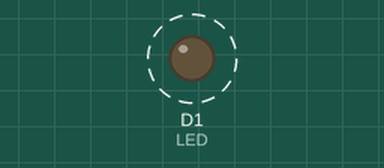
The sketch below on a simulated ESP8266 (NodeMCU). Parts: output pins drawn as LEDs (lit = HIGH). Dashed ring = blinking.

Above: at 0.6 s.
Timing chart, 0 to 3.0 s (numbered marks = the images above):
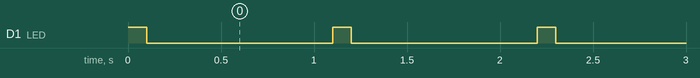

Measured:
- by itself, D1 (LED): alternates HIGH for 0.10 s and LOW for 1.0 s

The sketch:

SaidasDigitais.ino
```cpp
/*
 * CURSO - Controle dispositivos remotamente com ESP8266
 * Por: Fábio Souza
 *
 * Saidas Digitais
 * Acionamento de saídas digitais
 */

const byte LED = D1; //pino que do LED

void setup() {
  pinMode(LED, OUTPUT);

}

void loop() {
  digitalWrite(LED,HIGH);  //liga o LED
  delay(100);            //espera 1 segundo
  digitalWrite(LED,LOW);  //apaga o LED
  delay(1000);            //espera 1 segundo
}
```
